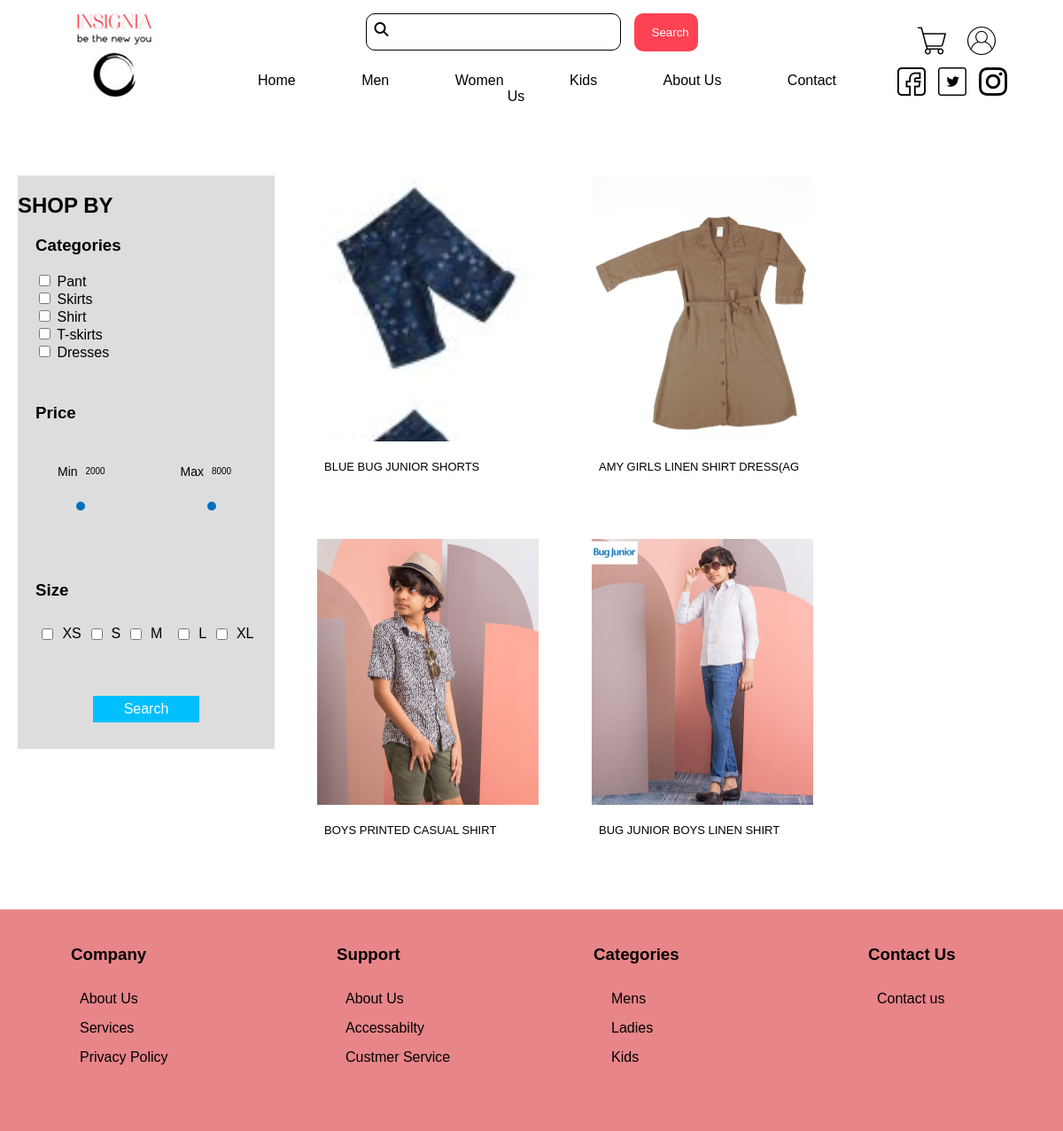
/kidItems.php, run on the app's committed database.
### tables this page shows
CREATE TABLE `item` (
  `item_code` int(11) NOT NULL,
  `name` varchar(30) DEFAULT NULL,
  `unit_price` int(11) NOT NULL,
  `type` varchar(15) NOT NULL,
  `category` varchar(15) NOT NULL,
  `item_desc` varchar(300) DEFAULT NULL,
  `stock` int(11) DEFAULT NULL,
  `image` varchar(100) DEFAULT NULL,
  `admin_id` int(11) NOT NULL,
  `size` varchar(8) DEFAULT NULL
);

### kidItems.php (the view, shortened to what this page needs)
<?php require_once 'config.php' ;
	if(isset($_GET["search"])){
		$min=$_GET["min"];
		$max=$_GET["max"];
		$categories_arry=$_GET["cat"];
		$myArray=array();
		foreach($categories_arry as $categories_strg){
			$myArray[]="'".$categories_strg."'";
		}
		$chk=implode(",",$myArray);
		$sql="SELECT * FROM item where category like'%kid%' AND size='s' AND type IN ($chk) AND unit_price BETWEEN $min AND $max " ;
	}else{
		$sql="SELECT * FROM item where category like '%kid%' AND size='s'";
	}
	?>
<?php include 'header.php'?>
    <link rel="stylesheet" href="src/css/test1.css" type="text/css">
</head>
<body>
   <div class="wrapper">
     <div class="left-side">
       <form method="get" name="selection-box" style="background-color: #9e9e9e59;justify-content: center;margin: 48px 0;">
           <label><h2>SHOP BY</h2></label>
       <div class="categories">
           <label><h3>Categories</h3></label>
        <input type="checkbox" name="cat[]" value="PANTS" >
        <label >Pant</label><br>
        <input type="checkbox" name="cat[]" value="Skirts" >
        <label >Skirts</label><br>
        <input type="checkbox" name="cat[]" value="Shirts">
        <label >Shirt</label><br>
        <input type="checkbox" name="cat[]" value="T-shirts">
        <label >T-skirts</label><br>
        <input type="checkbox"  name="cat[]" value="Dresses">
        <label >Dresses</label><br>
         </div>
    <div class="priceSlider">
         <label><h3>Price</h3></label>
       <div class="min-max">
        <div class="min">
         <label>Min</label><span id="min-value"></span>
        </div>
       <div class="max">
         <label>Max</label><span id="max-value"></span>
       </div>
       </div>
       <div class="min-max-range">
         <input type="range" min="0" max="5000" value="2000" class="range" id="min" name="min">
         <input type="range" min="5001" max="10000" value="8000" class="range" id="max" name="max">
       </div>
   </div>
   <div class="size-box">
        <label><h3>Size</h3></label>
       <div class="size">
         <input type="checkbox" name="size">
         <label>XS</label>
         <input type="checkbox" name="size">
         <label>S</label>
         <input type="checkbox" name="size">
         <label>M</label><br>
         <input type="checkbox" name="size">
         <label>L</label>
         <input type="checkbox" name="size">
         <label>XL</label>
        </div>
   </div>
        <input type="submit" name="search" value="Search"  style="
     display: block;
    height: 30px;
    width: 120px;
    margin: 30px 0;
    text-align: center;
    background-color:deepskyblue;
    font-size: 16px;
    border:none;
    color: white;
    margin-left: auto;
    margin-right: auto;">
         </form>
       </div>
        <div class="right-side">
     <?php if($result=$conn->query($sql)){
	if($result->num_rows>0){
		while($row=$result->fetch_assoc()){
			echo ("<div class='item-box' style='background-image: url(".$row['image'].");'>");
			echo ("<div class='item-box-disc'><p>" .$row['name']."</p></div>");
			echo ("</div>");
		}
	}else
		echo "no result";
}else
	echo "Failed";;
?>
            </div>
    </div>
<?php include 'footer.php'?>

### src/css/home.css (style rules this page uses)
body { font-family: 'Poppins', sans-serif; background-image: url(../img/back1.jpg); background-size: 100%; overflow-x: hidden; }
.item-box { position: relative; height: 350px; width:250px; transition: transform .2s; margin: 43px; float: left; background-size: 250px; }
.item-box-disc { position: absolute; height:50px; width: 234px; background-color: #FFFFFF; font-size:13px; bottom: 0px; padding: 8px; }

### src/css/header_footer.css (style rules this page uses)
body { font-family: 'Poppins', sans-serif; margin: 0; }

### src/css/test1.css (style rules this page uses)
* { box-sizing: border-box; }
body { background-image: url(../img/back1.jpg); background-size: 1360px; font-family: 'Poppins', sans-serif; }
.priceSlider { width: 100%; background-color: none; padding: 10px 20px 0 20px; }
.min-max label { font-size: 14px; float: left; margin-right: 5px; line-height: 1.6; }
.min { float: left; }
.max { float: right; }
.min-max { width: 90%; max-width: 200px; margin: 0 auto; padding: 25px 0px 15px 0px; }
.min-max span { font-size: 10px; text-align: center; display: inline-block; width: 30px; border: 1px solid #dedede; }
.min-max-range { padding: 30px 0px 20px 0px; }
.range { -webkit-appearance:none; appearance:none; width: 50%; height: 10px; max-width: 400px; background-color: #dedede; margin: 0; padding: 0; outline: none; float: left; }
.wrapper { height: 100%; width: 100%; display: flex; padding: 20px 20px 20px 20px; }
.left-side { width: 25%; height: 100%; display: flex; align-content: center; justify-content: center; }
.categories { padding-left: 20px; margin: 20px 0 20px 0; }
.size-box { padding: 20px; margin: 30px 0 20px 0; }
.size { padding:10px 0; display: flex; justify-content: space-around; }
.right-side { width: 75%; height: 100%; padding: 18px }
.item-box { position: relative; height: 350px; width:250px; transition: transform .2s; margin: 30px; float: left; }
.item-box-disc { position: absolute; height:50px; width: 250px; background-color: #FFFFFF; font-size:13px; bottom: 0px; padding: 8px; }

### data on the page
item: image (picture), name "BLUE BUG JUNIOR SHORTS"
item: image (picture), name "AMY GIRLS LINEN SHIRT DRESS(AG"
item: image (picture), name "BOYS PRINTED CASUAL SHIRT"
item: image (picture), name "BUG JUNIOR BOYS LINEN SHIRT"
